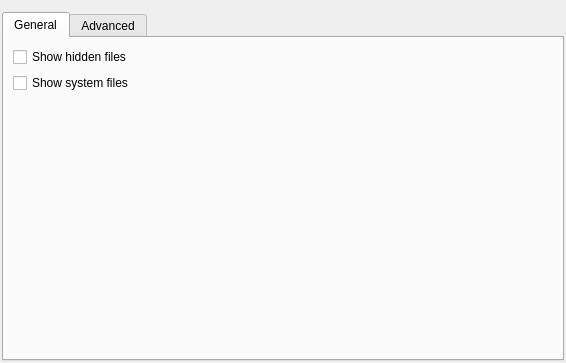
<?xml version="1.0" encoding="UTF-8"?>
<ui version="4.0">
 <class>SettingsDialog</class>
 <widget class="QDialog" name="SettingsDialog">
  <property name="geometry">
   <rect>
    <x>0</x>
    <y>0</y>
    <width>566</width>
    <height>363</height>
   </rect>
  </property>
  <property name="windowTitle">
   <string>Settings</string>
  </property>
  <layout class="QVBoxLayout" name="verticalLayout">
   <property name="leftMargin">
    <number>2</number>
   </property>
   <property name="topMargin">
    <number>12</number>
   </property>
   <property name="rightMargin">
    <number>2</number>
   </property>
   <property name="bottomMargin">
    <number>2</number>
   </property>
   <item>
    <widget class="QTabWidget" name="tabWidget">
     <property name="currentIndex">
      <number>0</number>
     </property>
     <widget class="QWidget" name="tab">
      <attribute name="title">
       <string>General</string>
      </attribute>
      <layout class="QVBoxLayout" name="verticalLayout_2">
       <item>
        <widget class="QCheckBox" name="ShowHiddenFilesBox">
         <property name="text">
          <string>Show hidden files</string>
         </property>
        </widget>
       </item>
       <item>
        <widget class="QCheckBox" name="ShowSystemFilesBox">
         <property name="text">
          <string>Show system files</string>
         </property>
        </widget>
       </item>
       <item>
        <spacer name="verticalSpacer">
         <property name="orientation">
          <enum>Qt::Vertical</enum>
         </property>
         <property name="sizeHint" stdset="0">
          <size>
           <width>20</width>
           <height>247</height>
          </size>
         </property>
        </spacer>
       </item>
      </layout>
     </widget>
     <widget class="QWidget" name="tab_2">
      <attribute name="title">
       <string>Advanced</string>
      </attribute>
      <layout class="QVBoxLayout" name="verticalLayout_3">
       <property name="leftMargin">
        <number>2</number>
       </property>
       <property name="topMargin">
        <number>2</number>
       </property>
       <property name="rightMargin">
        <number>2</number>
       </property>
       <property name="bottomMargin">
        <number>2</number>
       </property>
       <item>
        <widget class="QTableView" name="AdvancedSettingsView">
         <attribute name="horizontalHeaderVisible">
          <bool>false</bool>
         </attribute>
         <attribute name="horizontalHeaderDefaultSectionSize">
          <number>150</number>
         </attribute>
         <attribute name="verticalHeaderDefaultSectionSize">
          <number>20</number>
         </attribute>
         <attribute name="verticalHeaderMinimumSectionSize">
          <number>20</number>
         </attribute>
        </widget>
       </item>
      </layout>
     </widget>
    </widget>
   </item>
  </layout>
 </widget>
 <resources/>
 <connections/>
</ui>
